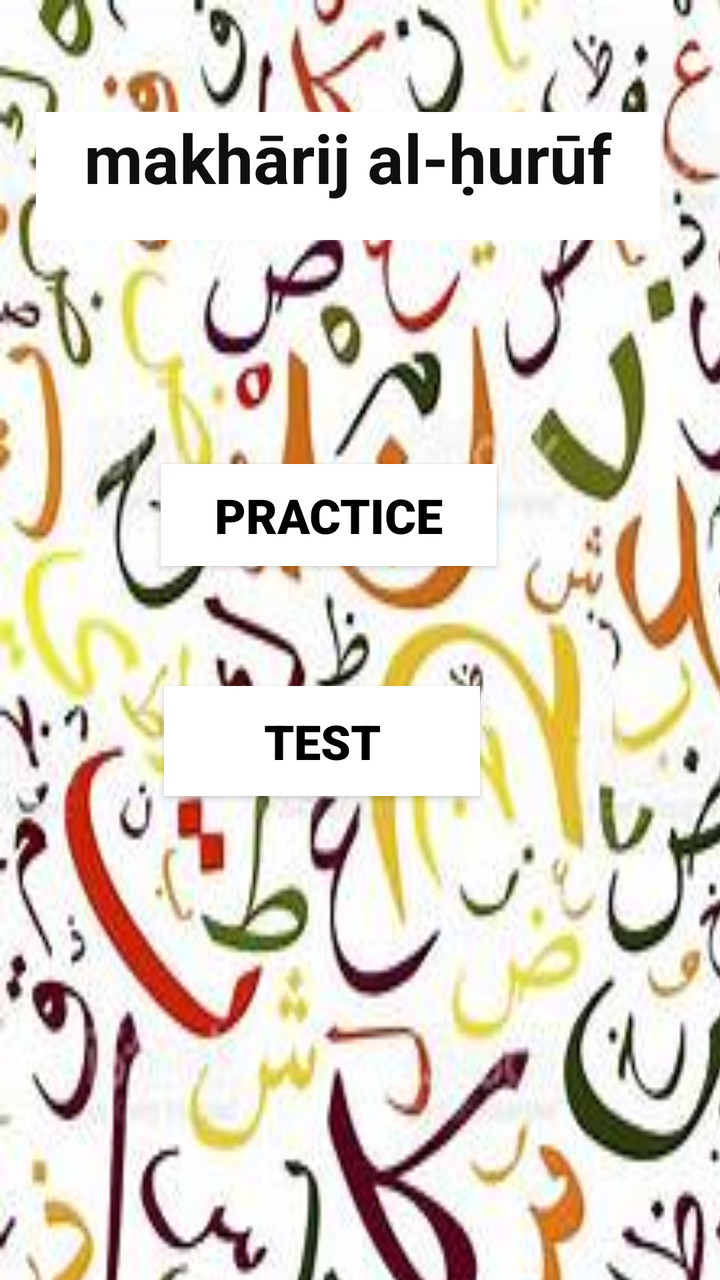
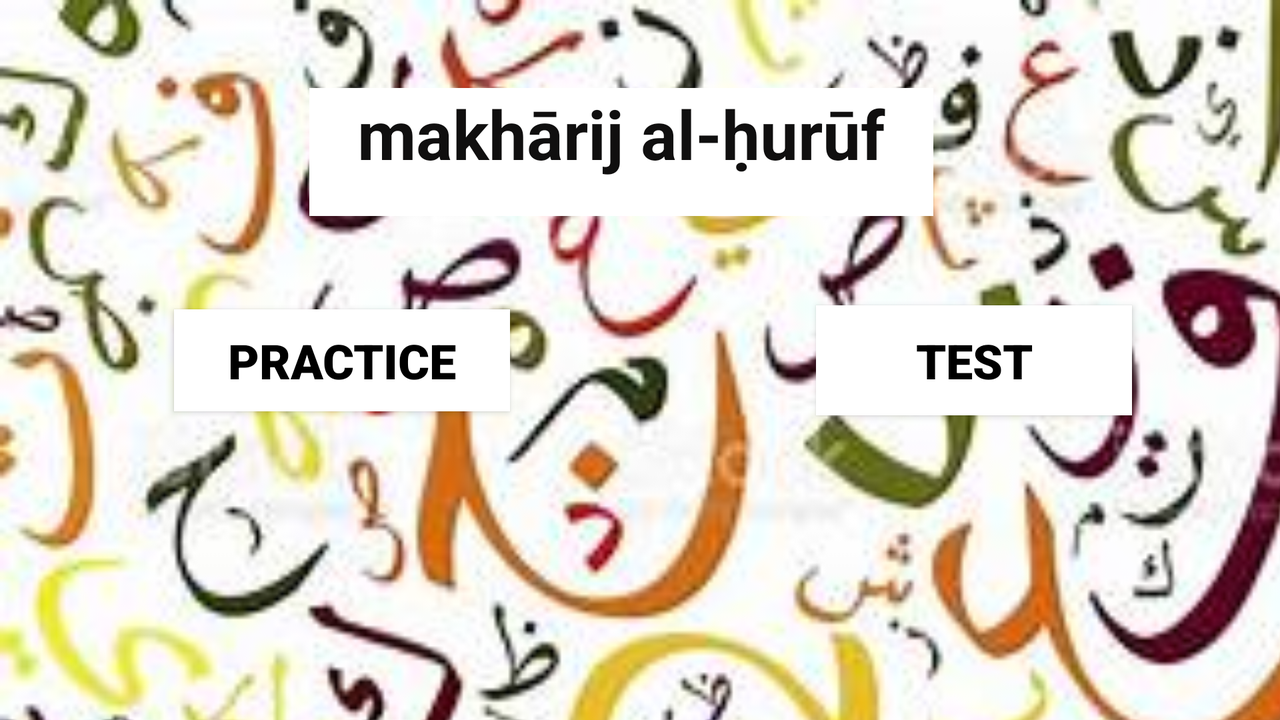

First picture: res/layout/ on a phone held upright. Second picture: the repository's own variant of that layout, on a device whose configuration matches the variant's folder. Source for both follows.
<!-- AndroidManifest.xml: application theme Theme.ArabicLetters -->
<!-- res/layout/activity_main.xml -->
<?xml version="1.0" encoding="utf-8"?>
<androidx.constraintlayout.widget.ConstraintLayout xmlns:android="http://schemas.android.com/apk/res/android"
    xmlns:app="http://schemas.android.com/apk/res-auto"
    xmlns:tools="http://schemas.android.com/tools"
    android:layout_width="match_parent"
    android:layout_height="match_parent"
    tools:context=".MainActivity">

    <ImageView
        android:id="@+id/imageView"
        android:layout_width="486dp"
        android:layout_height="767dp"
        android:scaleType="fitXY"
        app:srcCompat="@drawable/all"
        tools:layout_editor_absoluteX="-2dp"
        tools:layout_editor_absoluteY="3dp" />

    <TextView
        android:id="@+id/textView6"
        android:layout_width="312dp"
        android:layout_height="64dp"
        android:layout_marginTop="56dp"
        android:background="@color/white"
        android:fontFamily="sans-serif"
        android:text="makhārij al-ḥurūf"
        android:textAlignment="center"
        android:textColor="#100F0F"
        android:textSize="34sp"
        android:textStyle="bold"
        android:typeface="sans"
        app:layout_constraintEnd_toEndOf="parent"
        app:layout_constraintHorizontal_bias="0.374"
        app:layout_constraintStart_toStartOf="parent"
        app:layout_constraintTop_toTopOf="parent" />

    <Button
        android:id="@+id/textView7"
        android:layout_width="168dp"
        android:layout_height="51dp"
        android:layout_marginTop="112dp"
        android:background="@color/white"
        android:fontFamily="sans-serif-black"
        android:text="PRACTICE"
        android:textAlignment="center"
        android:textColor="@color/black"
        android:textSize="24sp"
        android:textStyle="bold"
        app:layout_constraintEnd_toEndOf="parent"
        app:layout_constraintHorizontal_bias="0.419"
        app:layout_constraintStart_toStartOf="parent"
        app:layout_constraintTop_toBottomOf="@+id/textView6" />

    <Button
        android:id="@+id/textView8"
        android:layout_width="158dp"
        android:layout_height="55dp"
        android:layout_marginTop="60dp"
        android:background="@android:color/white"
        android:backgroundTint="@color/white"
        android:fontFamily="sans-serif-black"
        android:text="TEST"
        android:textAlignment="center"
        android:textColor="@color/black"
        android:textSize="24sp"
        android:textStyle="bold"
        app:layout_constraintEnd_toEndOf="parent"
        app:layout_constraintHorizontal_bias="0.406"
        app:layout_constraintStart_toStartOf="parent"
        app:layout_constraintTop_toBottomOf="@+id/textView7" />

</androidx.constraintlayout.widget.ConstraintLayout>
<!-- resources referenced by this layout -->
<resources>
  <!-- drawable all: jpg bitmap (drawable, 30926 bytes) -->
  <style name="Theme.ArabicLetters" parent="Theme.AppCompat.Light.NoActionBar">
          
          <item name="colorPrimary">@color/purple_500</item>
          <item name="colorPrimaryVariant">@color/purple_700</item>
          <item name="colorOnPrimary">@color/white</item>
          
          <item name="colorSecondary">@color/teal_200</item>
          <item name="colorSecondaryVariant">@color/teal_700</item>
          <item name="colorOnSecondary">@color/black</item>
          
          <item name="android:statusBarColor" tools:targetApi="l">?attr/colorPrimaryVariant</item>
          
      </style>
</resources>
<!-- res/layout-land/activity_main.xml (the repository's variant of the layout above) -->
<!-- drawn on the phone turned sideways -->
<?xml version="1.0" encoding="utf-8"?>
<androidx.constraintlayout.widget.ConstraintLayout xmlns:android="http://schemas.android.com/apk/res/android"
    xmlns:app="http://schemas.android.com/apk/res-auto"
    xmlns:tools="http://schemas.android.com/tools"
    android:layout_width="match_parent"
    android:layout_height="match_parent"
    tools:context=".MainActivity">

    <ImageView
        android:id="@+id/imageView"
        android:layout_width="736dp"
        android:layout_height="778dp"
        android:scaleType="fitXY"
        app:srcCompat="@drawable/all"
        tools:layout_editor_absoluteX="-3dp"
        tools:layout_editor_absoluteY="5dp" />

    <TextView
        android:id="@+id/textView6"
        android:layout_width="312dp"
        android:layout_height="64dp"
        android:layout_marginTop="44dp"
        android:background="@color/white"
        android:fontFamily="sans-serif"
        android:text="makhārij al-ḥurūf"
        android:textAlignment="center"
        android:textColor="#100F0F"
        android:textSize="34sp"
        android:textStyle="bold"
        android:typeface="sans"
        app:layout_constraintEnd_toEndOf="parent"
        app:layout_constraintHorizontal_bias="0.472"
        app:layout_constraintStart_toStartOf="parent"
        app:layout_constraintTop_toTopOf="parent" />

    <Button
        android:id="@+id/textView7"
        android:layout_width="168dp"
        android:layout_height="51dp"
        android:background="@color/white"
        android:fontFamily="sans-serif-black"
        android:text="PRACTICE"
        android:textAlignment="center"
        android:textColor="@color/black"
        android:textSize="24sp"
        android:textStyle="bold"
        app:layout_constraintBottom_toBottomOf="parent"
        app:layout_constraintEnd_toEndOf="parent"
        app:layout_constraintHorizontal_bias="0.184"
        app:layout_constraintStart_toStartOf="parent"
        app:layout_constraintTop_toTopOf="parent" />

    <Button
        android:id="@+id/textView8"
        android:layout_width="158dp"
        android:layout_height="55dp"
        android:background="@android:color/white"
        android:backgroundTint="@color/white"
        android:fontFamily="sans-serif-black"
        android:text="TEST"
        android:textAlignment="center"
        android:textColor="@color/black"
        android:textSize="24sp"
        android:textStyle="bold"
        app:layout_constraintBottom_toBottomOf="parent"
        app:layout_constraintEnd_toEndOf="parent"
        app:layout_constraintHorizontal_bias="0.674"
        app:layout_constraintStart_toEndOf="@+id/textView7"
        app:layout_constraintTop_toTopOf="parent" />

</androidx.constraintlayout.widget.ConstraintLayout>
